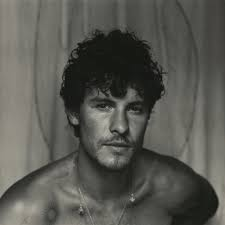
#> input picture input_image.jpg, 225 x 225 px
$ python emotionDetection.py
#> lines starting #> are read from the running program, lines starting #| are printed output that depends on the picture; after the words box and inside, x2 and y2 are one past the last pixel; in counts of white or black regions, pixels touching at a corner belong together
import cv2
import matplotlib.pyplot as plt

def run():
    imagePath = "input_image.jpg"  # make sure this file exists in the same folder
    img = cv2.imread(imagePath)
#> img is the input picture: shape (225, 225, 3); mean B, G, R 82, 88.1, 87.9
    if img is None:
        raise FileNotFoundError(f"Could not read {imagePath}")

    gray = cv2.cvtColor(img, cv2.COLOR_BGR2GRAY)
    face_classifier = cv2.CascadeClassifier(
        cv2.data.haarcascades + "haarcascade_frontalface_default.xml"
    )
    faces = face_classifier.detectMultiScale(
        gray, scaleFactor=1.1, minNeighbors=5, minSize=(40, 40)
    )
#> faces = [[74, 74, 89, 89]]
    for (x, y, w, h) in faces:
        cv2.rectangle(img, (x, y), (x + w, y + h), (0, 255, 0), 3)
#> this loop made 1 pass
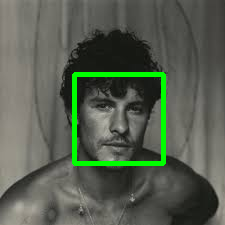
#> img: shape (225, 225, 3); 3.49% of pixels changed, all inside (x1, y1, x2, y2) = (72, 72, 166, 166)

    img_rgb = cv2.cvtColor(img, cv2.COLOR_BGR2RGB)
    plt.figure(figsize=(12, 8))
    plt.imshow(img_rgb)
    plt.axis("off")
    plt.title("Detected Faces")
    plt.show()

if __name__ == "__main__":
    run()
